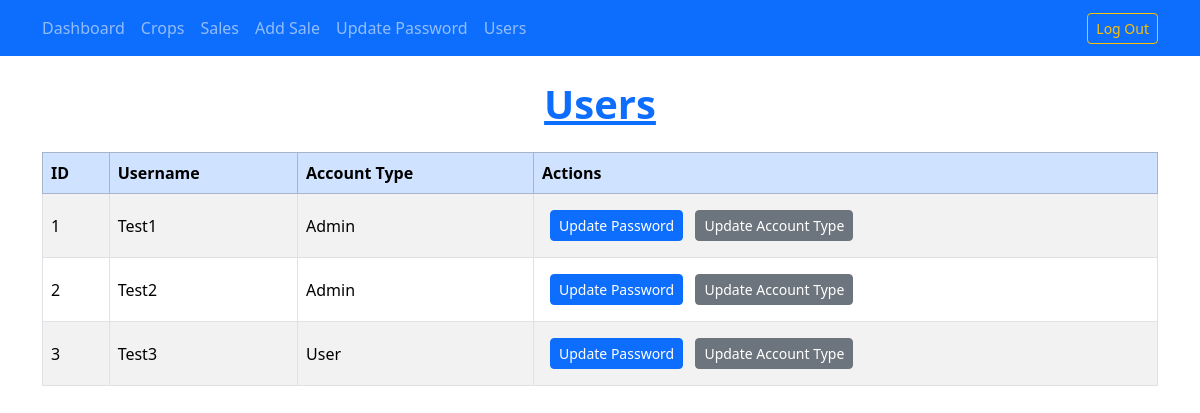
The page /users (signed in) on the database as committed earlier.
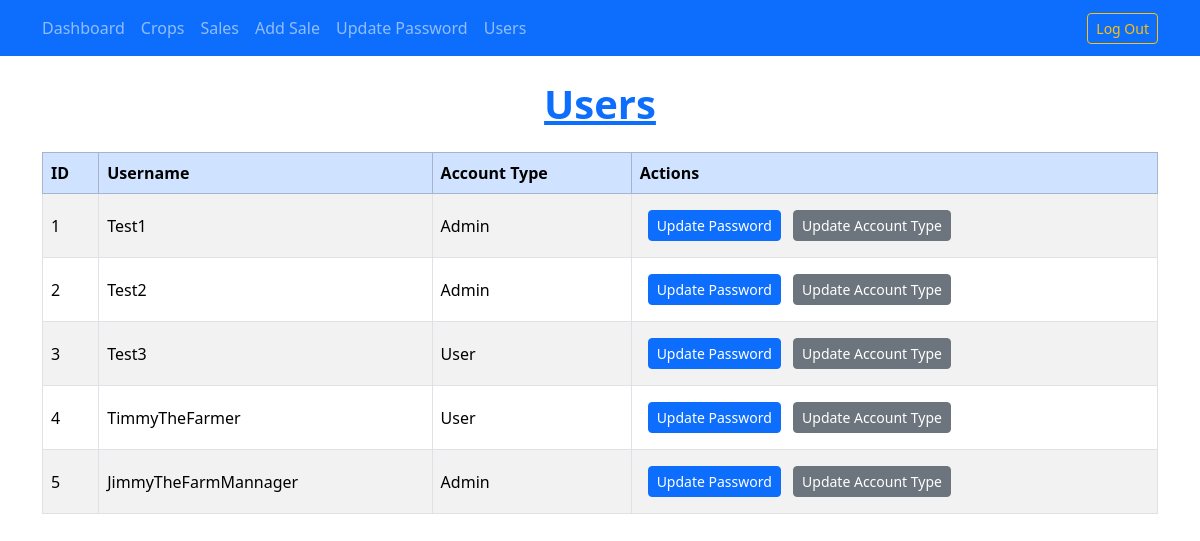
The same page on the database as committed later.
### app.py (models this page shows)
class Users(UserMixin, db.Model):
    id = db.Column(db.Integer, primary_key=True)
    username = db.Column(db.String(50), nullable=False, unique=True)
    email = db.Column(db.String(50), nullable=False, unique=True)
    password = db.Column(db.String(80), nullable=False)
    accounttype = db.Column(db.String(50), nullable=False, default="User")

### app.py (the view)
@app.route('/users', methods=['GET'])
@login_required
def users():
    UID = current_user.id
    users = fetchUsers(UID)
    if isinstance(users, list):
        return render_template("users.html", users=users)
    else:
        flash("Could not fetch users.")
        return redirect(url_for("index"))

### Backend/accountTypeMannager.py (called while the page is built)
def authAdmin(UID):
    try:
        conn = sqlite3.connect('./Database/tables.db')
        cur = conn.cursor()
    except:
        return "connection failed"
    try:
        sql = '''SELECT ACCOUNTTYPE FROM users WHERE ROWID = ''' + str(UID) + ';'
        cur.execute(sql)
        accountType = cur.fetchone()
    except:
        print("retrieval failed")
        return "retrival failed"
    if str(accountType[0]) == "Admin":
        print("True")
        return True
    else:
        print("False")
        return False

def fetchUsers(UID):
    try:
        conn = sqlite3.connect('./Database/tables.db')
        cur = conn.cursor()
    except:
        return "connection failed"
    if authAdmin(UID) == True:
        try:
            sql = '''SELECT ROWID, USERNAME, ACCOUNTTYPE FROM users'''
            cur.execute(sql)
            userList = cur.fetchall()
            print(userList)
            return userList
        except:
            print("Fetch failed")
            return "Fetch failed"
    else:
        print("User not verified for this action")
        return "User not verified for this action"

### app.py (called while the page is built)
@login_manager.user_loader
def load_user(user_id):
    return Users.query.get(int(user_id))

### templates/users.html (shortened to what this page needs)
{% extends "base.html" %}
{% block content %}
<h1 class="mb-4 text-primary fw-bold text-decoration-underline text-center">Users</h1>
<div class="container">
<table class="table table-striped table-bordered align-middle my-4">
    <thead class="table-primary">
        <tr>
            <th>ID</th>
            <th>Username</th>
            <th>Account Type</th>
            <th>Actions</th>
        </tr>
    </thead>
    <tbody>
        {% for user in users %}
        <tr>
            <td>{{ user[0] }}</td>
            <td>{{ user[1] }}</td>
            <td>{{ user[2] }}</td>
            <td>
                {% if current_user.accounttype == "Admin" %}
                    <a class="btn btn-sm btn-primary m-2" href="{{ url_for('updatePassword', userid=user[0]) }}">Update Password</a>
                    <a class="btn btn-sm btn-secondary" href="{{ url_for('accountTypeMannager', userid=user[0]) }}">Update Account Type</a>
                {% endif %}
            </td>
        </tr>
        {% endfor %}
    </tbody>
</table>
</div>
{% endblock %}

### templates/base.html (shortened to what this page needs)
{% from "_render_elements.html" import render_messages %}
<!DOCTYPE html>
<html>
    <head>
        <link href="https://cdn.jsdelivr.net/npm/bootstrap@5.3.3/dist/css/bootstrap.min.css" rel="stylesheet">
    </head>
    <body>
    <nav class="navbar navbar-dark bg-primary mb-4">
    <div class="container d-flex align-items-center">
        <ul class="navbar-nav flex-row mb-0">
        <li class="nav-item me-3">
            <a class="nav-link" href="/">Dashboard</a>
        </li>
        <li class="nav-item me-3">
            <a class="nav-link" href="/crops">Crops</a>
        </li>
        <li class="nav-item me-3">
            <a class="nav-link" href="/sales">Sales</a>
        </li>
        <li class="nav-item me-3">
            <a class="nav-link" href="/addSale">Add Sale</a>
        </li>
        <li class="nav-item me-3">
            <a class="nav-link" href="{{ url_for('updatePassword', userid=current_user.id) }}">Update Password</a>
        </li>
        {% if current_user.is_authenticated and current_user.accounttype == "Admin" %}
        <li class="nav-item me-3">
            <a class="nav-link" href="/users">Users</a>
        </li>
        {% endif %}
        </ul>
        {% if current_user.is_authenticated %}
        <a class="btn btn-outline-warning btn-sm ms-auto" href="/logout">Log Out</a>
        {% endif %}
    </div>
    </nav>
        {% block content %}
        {% endblock %}
    </body>
</html>

Rows that differ between the two databases and show on the page:
added Users: id "4", username "TimmyTheFarmer", accounttype "User"
added Users: id "5", username "JimmyTheFarmMannager", accounttype "Admin"
